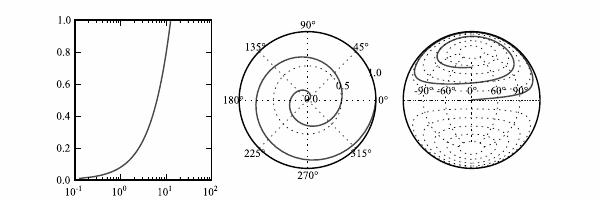

The script that saved this image:
#!/usr/bin/env python
from matplotlib import pyplot as plt
from matplotlib import rcParams
import numpy as np

rcParams['font.size'] = 8
rcParams['font.family'] = "Times New Roman"

fig = plt.figure(figsize=(6, 2))

x = np.linspace(0, 4*np.pi, 100)
y = np.linspace(0, 1, 100)

ax = fig.add_subplot(131)
ax.plot(x, y)
ax.set_xscale('log')

ax = fig.add_subplot(132, polar=True)
ax.plot(x, y)
ax.set_rticks([0, 0.5, 1.0])

ax = fig.add_subplot(133, projection="lambert")
ax.grid(True)
ax.set_xticks([-np.pi/2, -np.pi/4, 0, np.pi/4, np.pi/2])
ax.plot(x, y)

fig.savefig("nonaffine_transforms.pdf")
